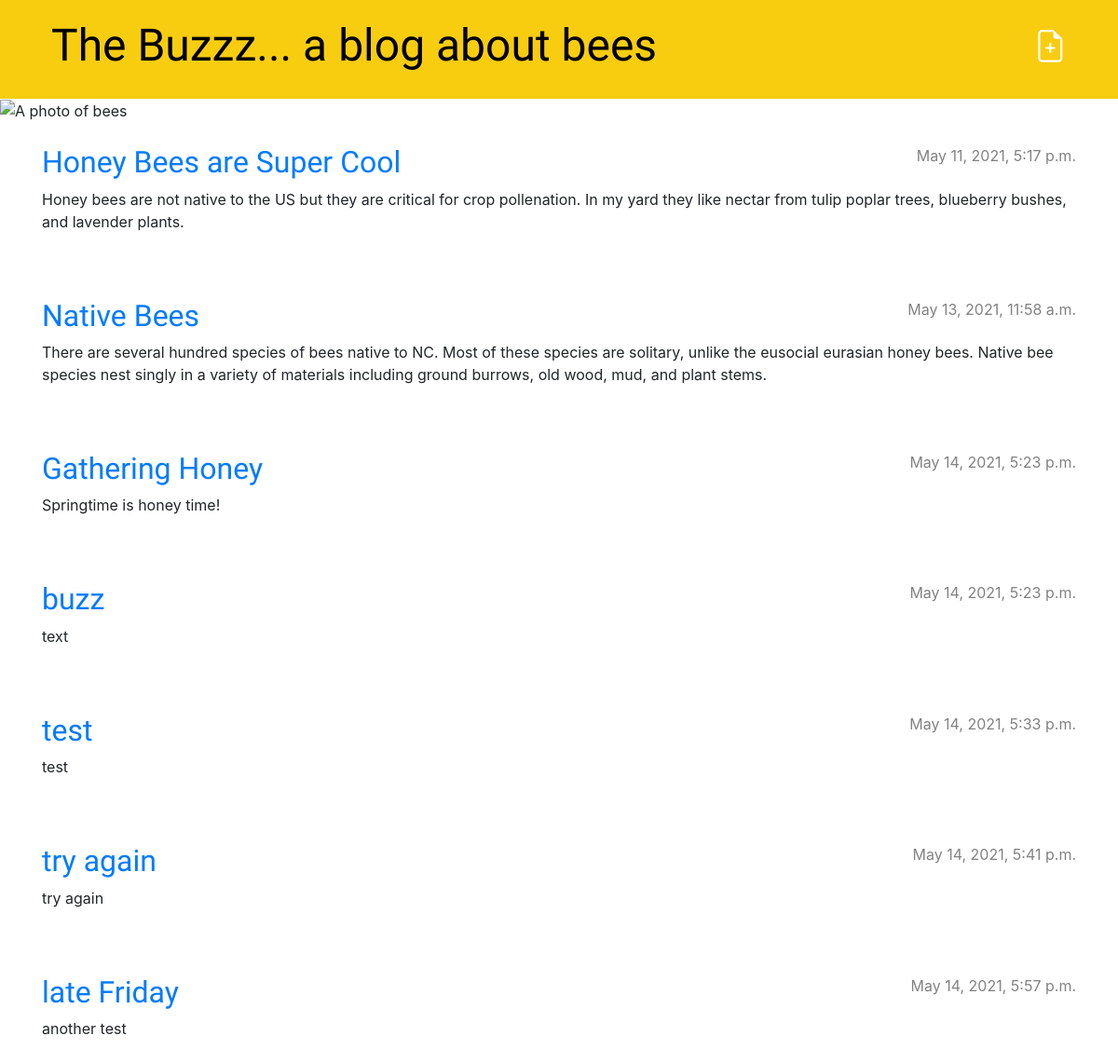
Before: / with the older database file.
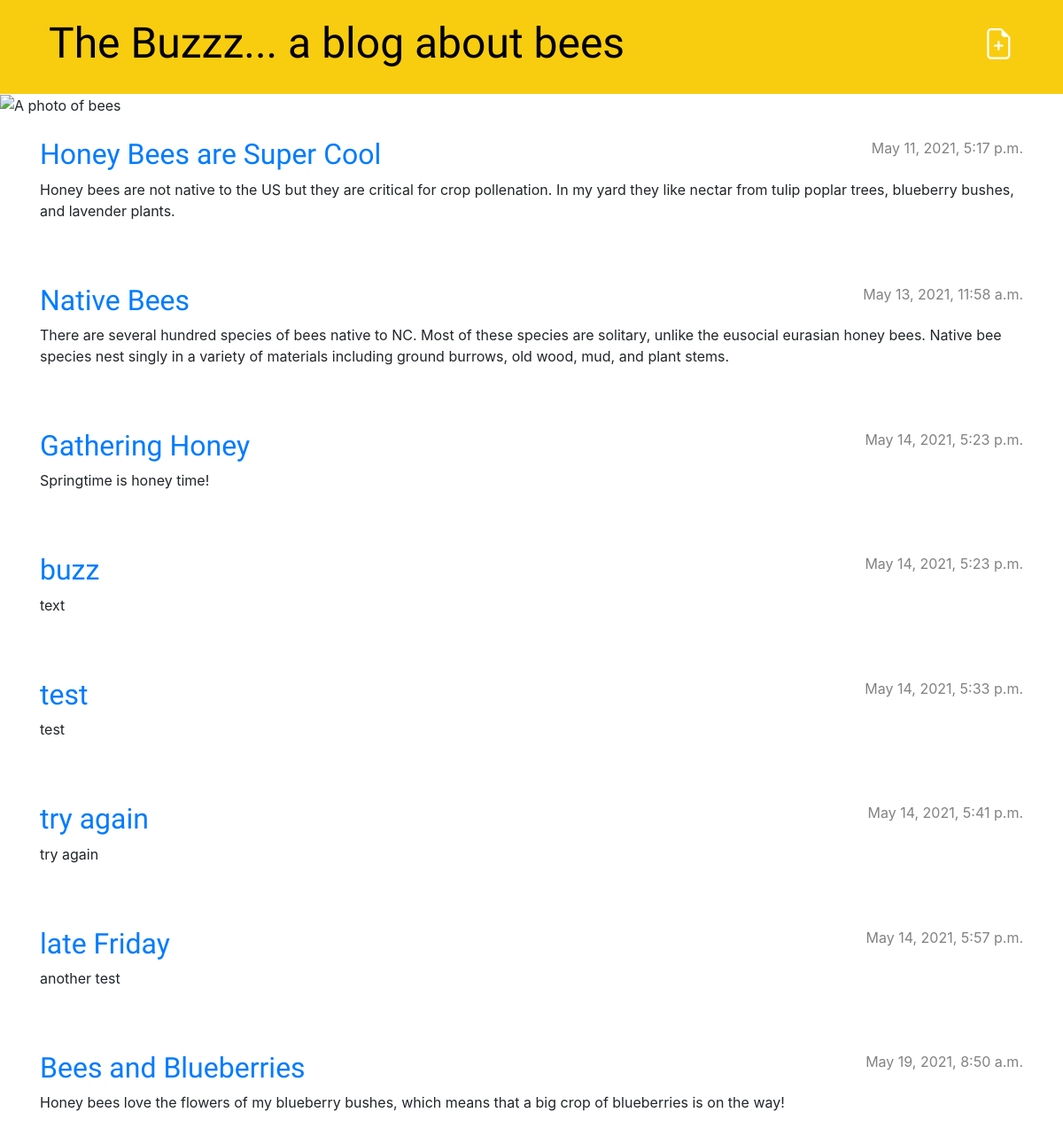
After: the same page with the newer database file.
### blog/models.py (models this page shows, shortened)
class Post(models.Model):
    author = models.ForeignKey(settings.AUTH_USER_MODEL, on_delete=models.CASCADE)
    title = models.CharField(max_length=200)
    text = models.TextField()
    created_date = models.DateTimeField(default=timezone.now)
    published_date = models.DateTimeField(blank=True, null=True)

### blog/views.py (the view)
# urls.py: path('', views.post_list, name='post_list'),
def post_list(request):
    posts = Post.objects.filter(published_date__lte=timezone.now()).order_by('published_date')
    return render(request, 'blog/post_list.html', {'posts': posts})

### blog/templates/blog/post_list.html
{% extends 'blog/base.html' %}
{% block content %}
    {% for post in posts %}
        <article class="post">
            <time class="date">
                {{ post.published_date }}
            </time>
            <h2><a href= ">{% url 'post_detail' pk=post.pk %}">{{ post.title }}</a></h2>
            <p>{{ post.text|linebreaksbr }}</p>
        </article>
    {% endfor %}
{% endblock %}

Changed rows visible on the page:
added Post: published_date "May 19, 2021, 8:50 a.m.", title "Bees and Blueberries", text "Honey bees love the flowers of my blueberry bushes, which means that a big crop of blueberries is on the way!"
